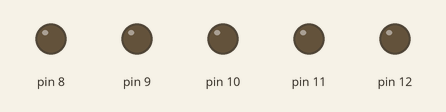
This sketch was run on a simulated Arduino Uno, built with avr-gcc and run on an emulated ATmega328P. Shown: output pins drawn as LEDs (lit = HIGH).

Above: at 0.2 s.
At 1.0 s:
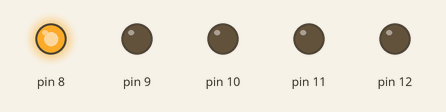
At 2.0 s:
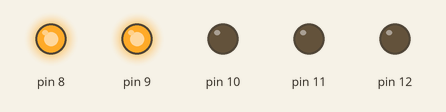
At 3.0 s:
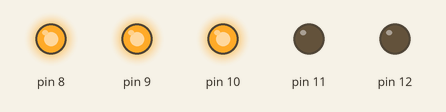
At 4.0 s:
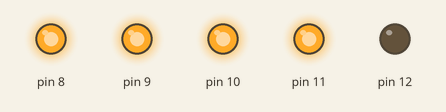
At 5.7 s:
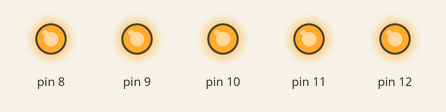
Timing chart, 0 to 6.5 s (numbered marks = the images above):
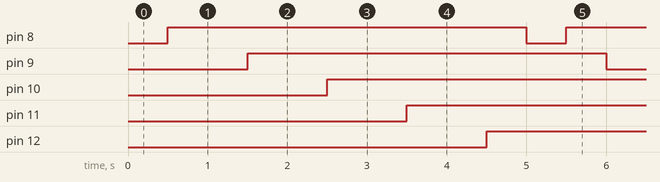

The sketch:

luces-locas.ino
```cpp
// the setup function runs once when you press reset or power the board
int duracionLed = 500;

void setup() {
 for (int pin =8 ; pin< 13; pin = pin+1) {
  pinMode(pin, OUTPUT);
 }
}

void loop (){
   for (int pin =8 ; pin< 13; pin = pin+1) {
  digitalWrite(pin, LOW);
  delay(duracionLed);
  digitalWrite(pin, HIGH);
  delay(duracionLed);
 }

}
```

Measured:
- by itself, pin 8–12: alternates HIGH for 4.5 s and LOW for 0.50 s
